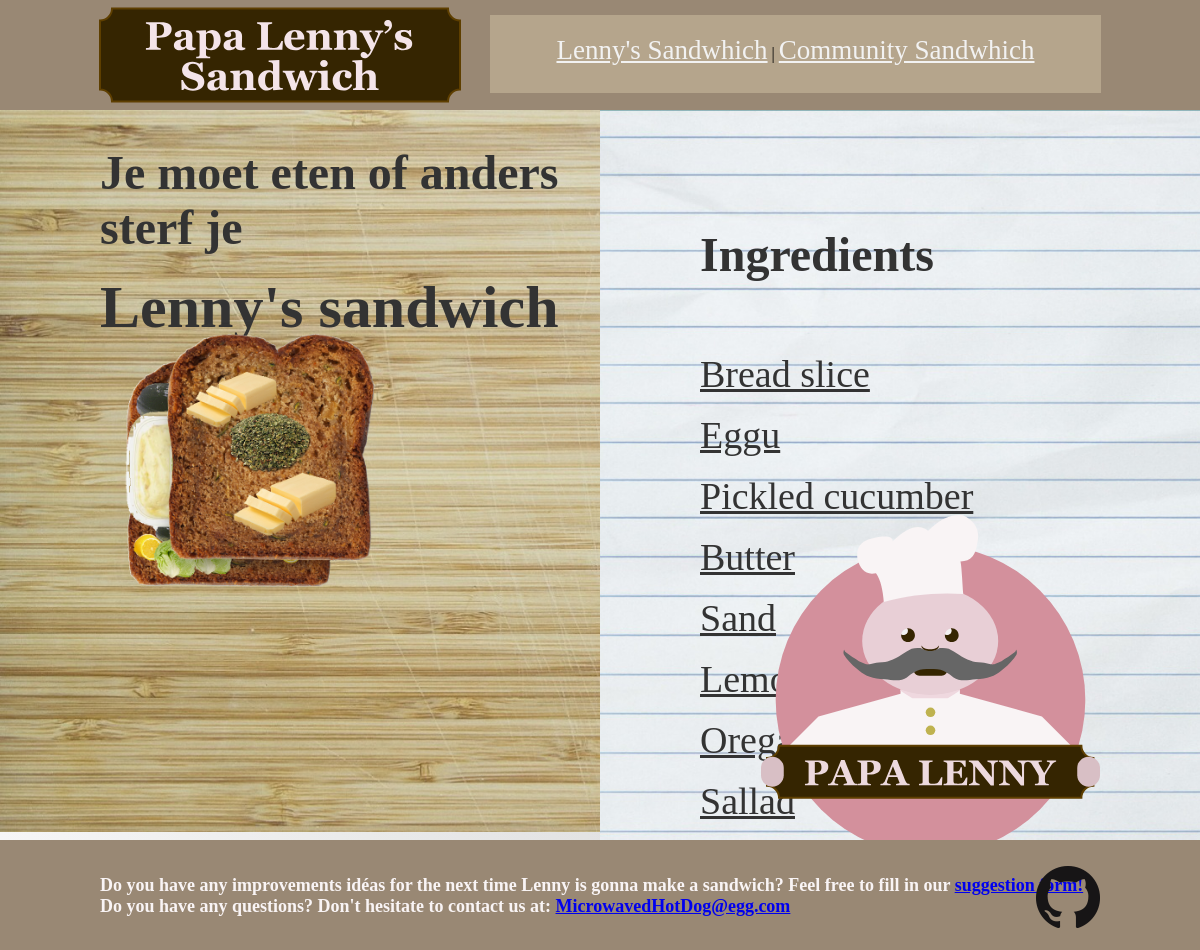
The app's page /, older data.
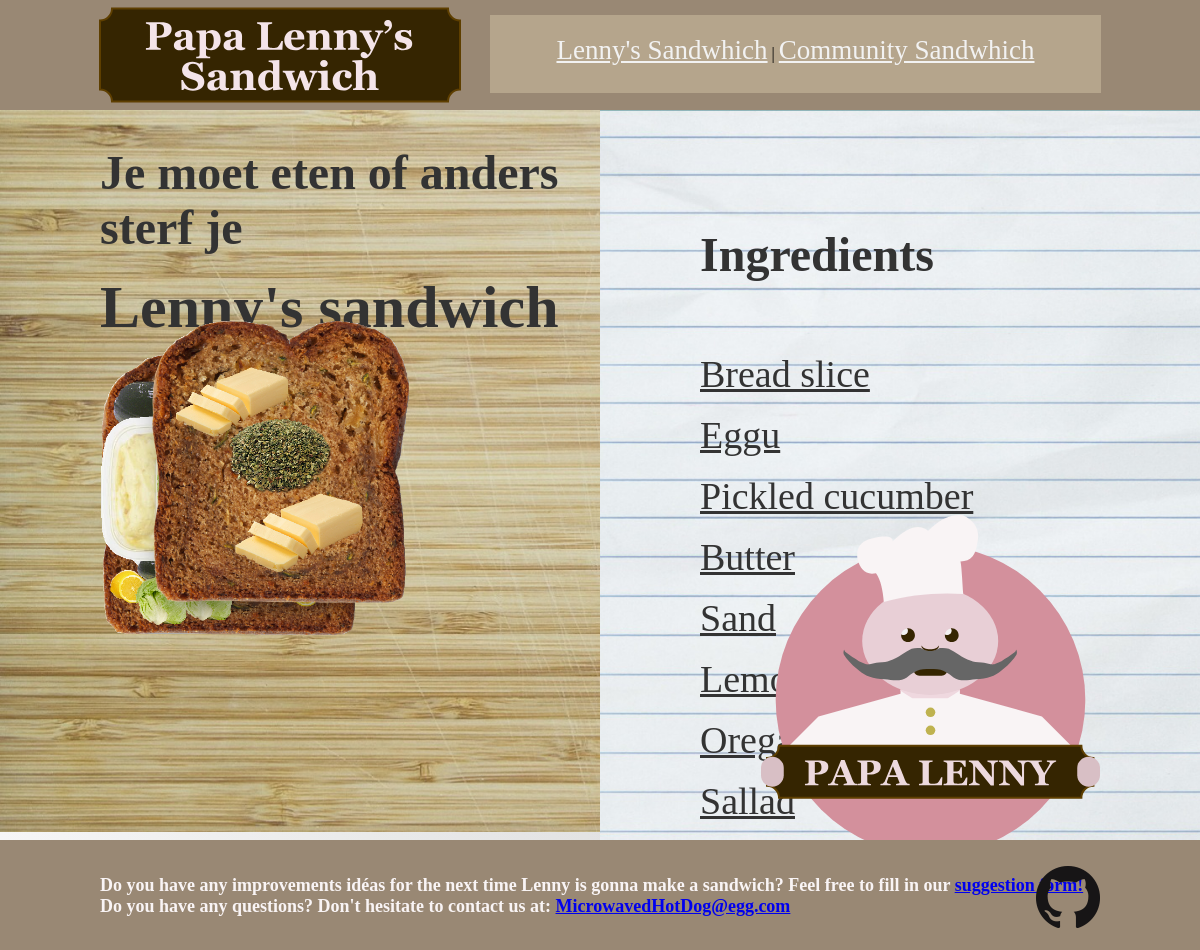
The same page, newer data.
### eggu/models.py (models this page shows, shortened)
class Sandwich(models.Model):
    created_at = models.DateTimeField(auto_now_add=True)
    title = models.CharField(max_length=255)
    description = models.TextField()
    image = models.ImageField(upload_to="pics", blank=True)

class Ingredient(models.Model):
    title = models.CharField(max_length=255)
    description = models.TextField()
    order = models.IntegerField(default=0)
    image = models.ImageField(upload_to="pics", blank=True)
    Sandwich = models.ForeignKey(Sandwich, on_delete=models.DO_NOTHING)
    class Meta:
        ordering = ["order", ]

### eggu/views.py (the view)
# urls.py: path("", views.home_egg, name="home"),
def home_egg(request):
    sandwich = Sandwich.objects.get(pk=1)
    return render(request, "eggu/home_egg.html", {"sandwich": sandwich})

### eggu/templates/eggu/home_egg.html (shortened to what this page needs)
{% extends "layout.html" %}
{% load static from staticfiles %}
{% block content %}
<div id="main">
    <div id="kek">
        <h2 class="poop1">Je moet eten of anders sterf je</h2>
        <h1>{{ sandwich.title }}</h1>
        <img class="sandwich" src="{{ sandwich.image.url }}" alt="Lennys Sandwich" title="{{ sandwich.description }}">
    </div>
    <div id="kek2">
        <h2 class="poop2">Ingredients</h2>
        <div>
        {% for ingredient in sandwich.ingredient_set.all %}
            <div>
                <p class="ingredient"><a class="ingredient" href="{% url 'eggu:detail' pk=ingredient.pk %}">{{ ingredient.title }}</a></p>
            </div>
        {% endfor %}
        </div>
        <div class="meme">
            <a href="https://www.instagram.com/moylennard/" target="_blank">
                <img class="man-logo" src="{% static 'eggu/logo.svg' %}" alt="logo">
            </a>
        </div>
    </div>
</div>
{% endblock %}

### templates/layout.html (shortened to what this page needs)
{% load static from staticfiles %}
<!DOCTYPE html>
<html lang="en">
    <head>
        <link rel="stylesheet" href="{% static 'css/layout.css' %}">
    </head>
    <body>
    <div id="container">
        <header>
            <a href="{% url 'eggu:home' %}">
                <img class="logo1" src="{% static 'eggu/logo_text.svg' %}" alt="logo_text">
            </a>
            <nav>
            <a class="link" href="{% url 'eggu:home' %}">Lenny's Sandwhich</a>  |
            <a class="link" href="{% url 'eggu:community_sandwich' %}">Community Sandwhich</a>
            </nav>
        </header>
        <main>
            {% block content %}{% endblock %}
        </main>
        <footer>
            <h3 class="top-footer-text footer-text">
                Do you have any improvements idéas for the next time Lenny is gonna make a sandwich?
                Feel free to fill in our <a href="{% url 'suggest' %}">suggestion form!</a>
            </h3>
            <h3 class="footer-text">Do you have any questions? Don't hesitate to contact us at: {{ "MicrowavedHotDog@egg.com"|urlize }}</h3>
            <a href="https://github.com/OskarLundberg" target="_blank"><img class="github-logo" src="{% static 'eggu/GitHub-Mark-64px.png' %}" alt="github_logo"></a>
        </footer>
    </div>
    </body>
</html>

### assets/css/layout.css (style rules this page uses)
* { margin: 0; padding: 0; }
html, body { height: 100%; margin: 0; padding: 0; }
header { width : 100%; height : 110px; background : rgba(153, 136, 116, 1); }
nav { background-color: rgba(181, 165, 140, 1); position : absolute ; right : 99px; top : 15px; width : 611px; height : 78px; text-align: center; }
main { padding-bottom: 110px; }
h1 { font-family : Georgia; font-weight : bold; font-size : 3.75rem; color : #333333; color : rgb(51, 51, 51); }
h2 { font-family : Georgia; font-weight : bold; font-size : 48px; color : #333333; color : rgb(51, 51, 51); }
h3 { font-family : Georgia; font-size : 18px; color : #F9F4F5; color : rgb(249, 244, 245); }
footer { background : rgba(153, 136, 116, 1); left : 0px; bottom: 0; width : 100%; height : 110px; position: absolute; }
#container { position:relative; margin:0 auto; height:auto !important; height:100%; min-height:100%; background-color: rgb(242, 242, 242); background-image: linear-gradient(to right, rgb(246, 246, 246), rgb(207, 207, 207)); }
#main { display: flex; }
#kek { padding-left: 100px; background-image: url( '../backgrounds/opt_board_background_2.jpg' ); background-size: cover; width: 50%; height: calc(100vh - 220px); min-height: 722px; overflow: hidden; }
#kek2 { padding-left: 100px; background-image: url( '../backgrounds/opt_paper_background.jpg' ); background-size: cover; width: 50%; }
.logo1 { background-image : url(image.png); background-repeat : no-repeat; position : absolute ; left : 99px; top : 7px; width : 362px; height : 96px; transition: transform .2s; }
.link { font-family : Georgia; font-size: 27px; color : rgb(242, 242, 242); display:inline-block; margin-top: 20px; }
.sandwich, .community-sandwich { position : absolute ; left : 98px; top: 320px; width : 26%; max-height: calc(100% - 450px); }
.ingredient { font-family : Georgia; font-size : 38px; color : #333333; color : rgb(51, 51, 51); margin-bottom: 17px; }
.man-logo { position : absolute ; height : 340px; right: 100px; bottom: 95px; }
.footer-text { margin-left: 100px; }
.top-footer-text { margin-top: 35px; }
.github-logo { position: absolute; right: 100px; bottom : 20px; transition: transform .2s; }
.poop1 { margin-top: 35px; margin-bottom: 18px; }
.poop2 { margin-top: 117px; margin-bottom: 70px; }
.meme a img { transition: opacity 4s ease-in-out; -moz-transition: opacity 4s ease-in-out; -webkit-transition: opacity 4s ease-in-out; }

Row changes from the older to the newer data that the page shows:
changed Sandwich "Lenny's sandwich": image: a different picture
